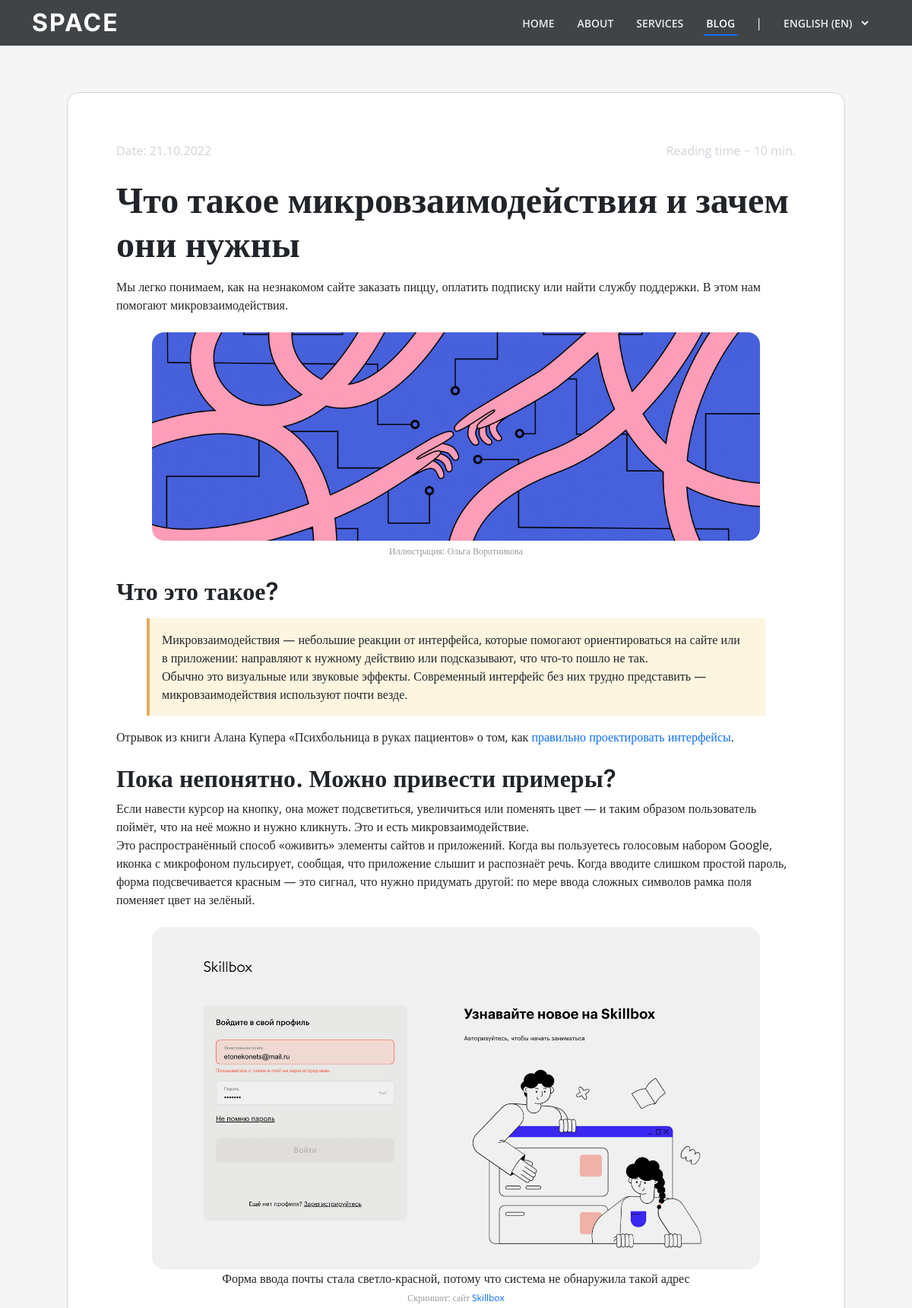
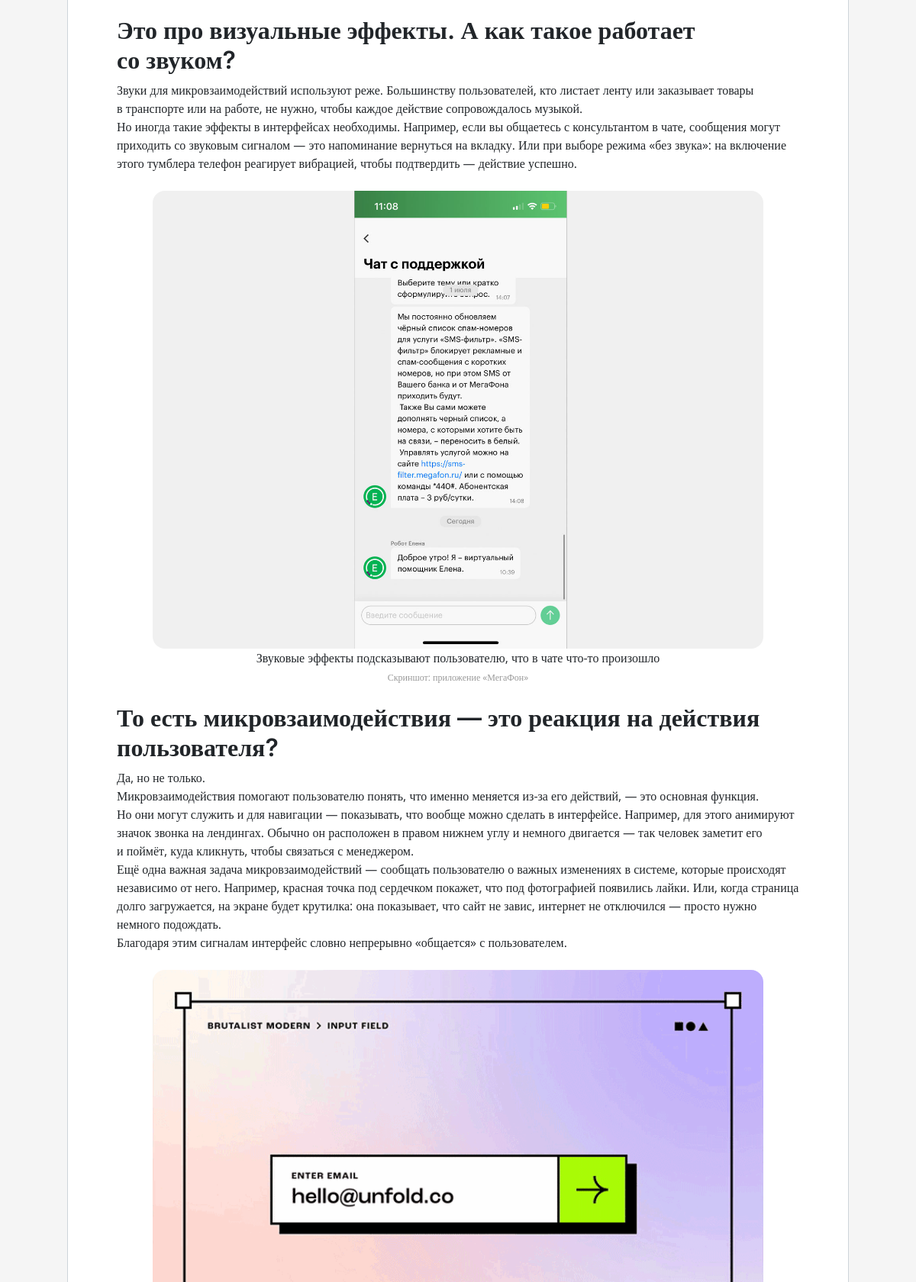
Screenshot of /en/blog/article/chto-takoe-mikrovzaimodejstviya-i-zachem-oni-nuzhny/ (upper part) with the database file from the repository (2 pictures, top to bottom).
### main/models.py (models this page shows, shortened)
class Article(models.Model):
    title = models.CharField(max_length=255)
    content = RichTextUploadingField()
    tags = models.ManyToManyField(Tag, blank=True)
    reading = models.SmallIntegerField(default=1, validators=[MinValueValidator(1)])
    rating = models.IntegerField(default=0)
    slug = models.SlugField(unique=True, max_length=255, verbose_name='URL')
    created = models.DateTimeField(auto_now_add=True)
    updated = models.DateTimeField(auto_now=True)
    published = models.BooleanField(default=True)

### main/views.py (the view)
# urls.py: path('blog/article/<slug:article_slug>/', ArticleDetailView.as_view(), name='article'),
class ArticleDetailView(DetailView):
    template_name = 'main/article.html'
    context_object_name = 'article'
    model = Article
    queryset = Article.objects.filter(published=True)
    def get_object(self):
        article_obj = get_object_or_404(self.queryset, slug=self.kwargs['article_slug'])
        return article_obj
    def get_context_data(self, **kwargs):
        context = super().get_context_data(**kwargs)
        context['title'] = _('Article | SPACE')
        context['active_link'] = 'link-blog'
        context['form'] = CommentForm
        context['comments_queryset'] = Comment.objects.filter(
            article__slug=self.kwargs['article_slug']
        ).order_by('-created')
        return context

### main/templates/main/article.html (shortened to what this page needs)
{% extends 'main/base.html' %}
{% load i18n %}
{% load static %}
{% block body %}
    <main>
        <div class="article-container">
            <div class="article">
                <span class="article-date">{% trans "Date" %}: {{ article.created|date:"d.m.Y" }}</span>
                <span class="article-reading-time">{% trans "Reading time" %} ~ {{ article.reading }} {% trans "min." %}</span>
                <h1 class="article-title">{{ article.title }}</h1>
                {{ article.content|safe }}
            </div>
        </div>
    </main>
{% endblock %}

### main/static/main/css/style.css (style rules this page uses)
:root { --light: #F5F5F5; --secondary: #CED4DA; --primary: #0D6EFD; --primary-hover: #0A58CA; --dark: #212529; --success: #198754; --warning: #ffc107; --danger: #dc3545; }
body { font-family: "Open Sans", sans-serif; color: var(--dark); background-color: var(--light); }
a, a:hover { text-decoration: none; }
h1, h2, h3, h4, h5, h6 { font-family: "Inter"; }
h1, h3 { letter-spacing: 0.1em; }
h1 { font-size: 64px; font-weight: bold; }
h2 { font-size: 32px; font-weight: 600; }
.article h1 { font-size: 48px; font-weight: bolder; letter-spacing: normal; }
p { font-family: "Open Sans"; font-size: 16px; font-weight: 400; }
footer h2, p { margin: 0; }
.article-container { display: flex; justify-content: center; align-items: stretch; flex-flow: column nowrap; gap: 64px; max-width: 1024px; margin: auto; overflow-wrap: break-word; }
.article-container > div { border: 1px solid var(--secondary); border-radius: 16px; background-color: white; padding: 64px; }
.article-date, .article-reading-time { color: var(--secondary); }
.article-date { float: left; }
.article-reading-time { float: right; }
.article-title { margin: 48px 0px 16px 0px; }
.article img { max-width: 100%; height: auto; border-radius: 16px; }
.article blockquote { margin-block-start: 1em; margin-block-end: 1em; margin-inline-start: 40px; margin-inline-end: 40px; background-color: #fdf5e0; border-left: 4px solid #e9aa5d; padding: 16px; }
main { padding-top: calc(64px + 57px); padding-bottom: 64px; }

### rows the page displays
Article: created "21.10.2022", reading "10", title "Что такое микровзаимодействия и зачем они нужны", content "Мы легко понимаем, как на незнакомом сайте заказать пиццу, оплатить подписку или найти службу поддержки. В этом нам помогают микровзаимодействия. Иллюстрация: Ольга Воротникова Что это такое? Микровзаимодействия — небольшие реакции от интерфейса, которые помогают ориентироваться на сайте или в приложении: направляют к нужному действию или подсказывают, что что-то пошло не так. Обычно это визуальные или звуковые эффекты. Современный интерфейс без них трудно представить — микровзаимодействия используют почти везде. Отрывок из книги Алана Купера «Психбольница в руках пациентов» о том, как правильно проектировать интерфейсы . Пока непонятно. Можно привести примеры? Если навести курсор на…", content (picture)

### other values shown
form field language "English (en)"
